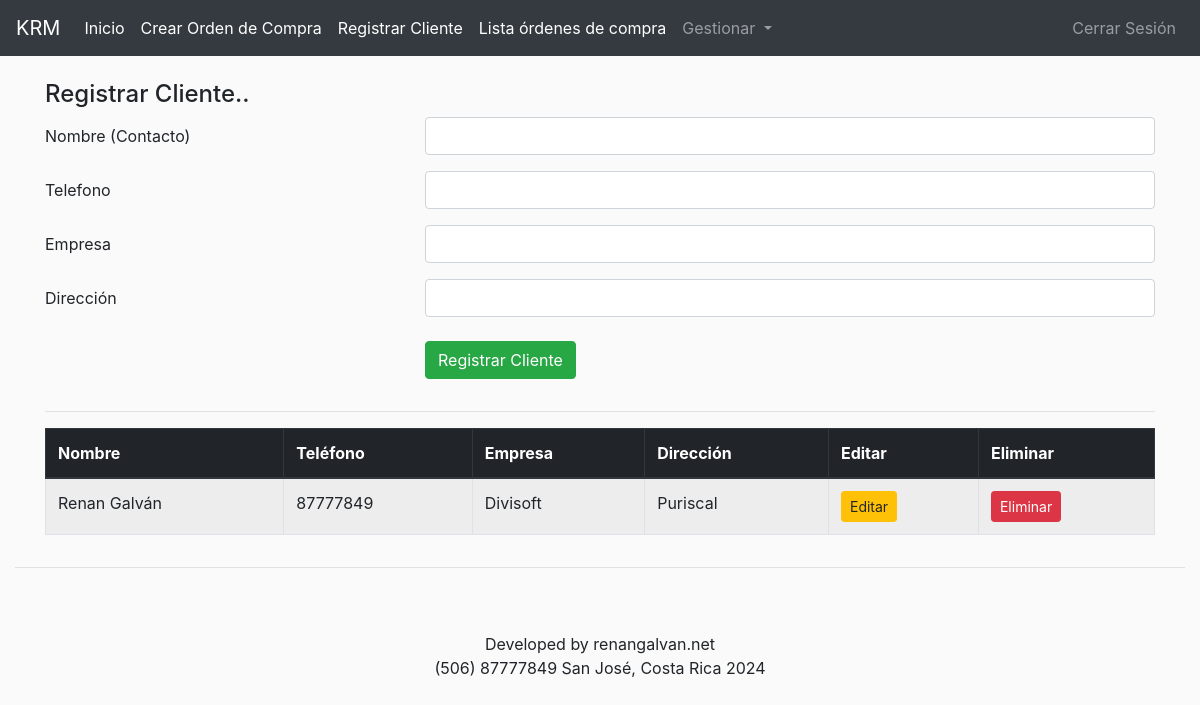
Page /cliente.php (signed in) on the committed database.
### tables this page shows
CREATE TABLE `clientes` (
  `id_cliente` int(11) NOT NULL,
  `nombre` varchar(100) NOT NULL,
  `telefono` varchar(15) DEFAULT NULL,
  `empresa` varchar(100) DEFAULT NULL,
  `direccion` varchar(250) NOT NULL
);

### mostrar_clientes.php (the view, shortened to what this page needs)
<?php
$servername = "localhost";
$username = "u400283574_krm";
$password = "Krm2024!";
$dbname = "u400283574_krm";
$conn = new mysqli($servername, $username, $password, $dbname);
$sql = "SELECT id_cliente, nombre, telefono, empresa, direccion FROM clientes";
$result = $conn->query($sql);
if ($result->num_rows > 0) {
    ?>
    <table class='table table-striped table-bordered'><thead class='thead-dark'><tr>
        <th>Nombre</th>
        <th>Teléfono</th>
        <th>Empresa</th>
        <th>Dirección</th>
        <th>Editar</th>
        <th>Eliminar</th>
    </tr></thead><tbody>
    <?php while ($row = $result->fetch_assoc()) { ?>
        <tr>
            <td><?php echo $row["nombre"]; ?></td>
            <td><?php echo $row["telefono"]; ?></td>
            <td><?php echo $row["empresa"]; ?></td>
            <td><?php echo $row["direccion"]; ?></td>
            <td>
                <a href="editar_cliente.php?id_cliente=<?php echo $row["id_cliente"]; ?>" class="btn btn-warning btn-sm">Editar</a>
            </td>
            <td>
                <button type="button" class="btn btn-danger btn-sm" onclick="deleteClientAjax(<?php echo $row['id_cliente']; ?>, this.closest('tr'))">Eliminar</button>
            </td>
        </tr>
    <?php } ?>
    </tbody></table>
    <?php
} else {
    echo "0 resultados";
}
?>

### rows in the picture
clientes: nombre "Renan Galván", telefono "87777849", empresa "Divisoft", direccion "Puriscal"
